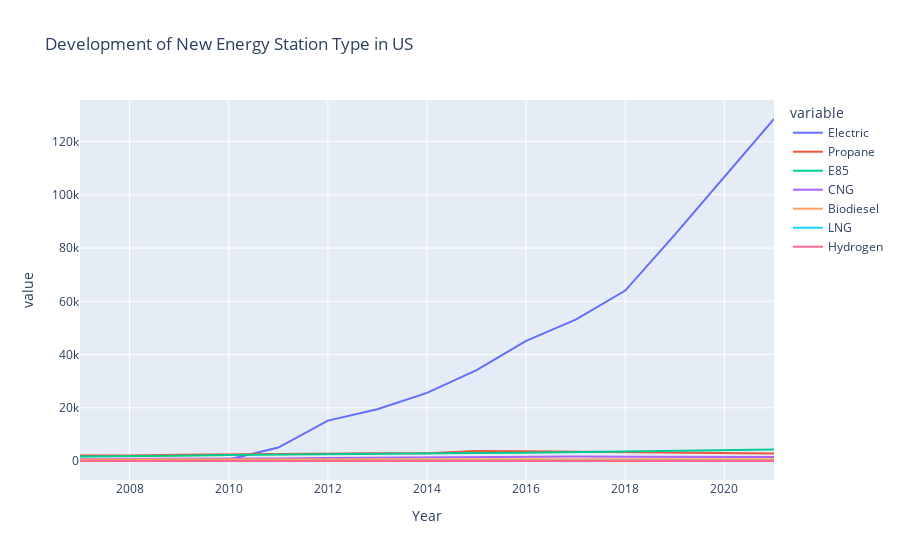

The notebook cell this image was saved under:
### Code cell
fig = px.line(df_NEV_annual, x=df_NEV_annual.index, y=['Electric','Propane','E85','CNG','Biodiesel','LNG','Hydrogen'], 
             title="Development of New Energy Station Type in US",
             height=600)
fig.show()

### Figure 1 — Plotly figure (JSON) as saved in the notebook; plotly's stock layout.template omitted (floating-point values rounded to 4 significant figures)
{"data": [{"hovertemplate": "variable=Electric<br>Year=%{x}<br>value=%{y}<extra></extra>", "legendgroup": "Electric", "line": {"color": "#636efa", "dash": "solid"}, "marker": {"symbol": "circle"}, "mode": "lines", "name": "Electric", "orientation": "v", "showlegend": true, "type": "scatter", "visible": true, "x": [2007, 2008, 2009, 2010, 2011, 2012, 2013, 2014, 2015, 2016, 2017, 2018, 2019, 2020, 2021], "xaxis": "x", "y": [440, 440, 484, 626, 5070, 15192, 19472, 25602, 34151, 45124, 53117, 64037, 85079, 106814, 128474], "yaxis": "y"}, {"hovertemplate": "variable=Propane<br>Year=%{x}<br>value=%{y}<extra></extra>", "legendgroup": "Propane", "line": {"color": "#EF553B", "dash": "solid"}, "marker": {"symbol": "circle"}, "mode": "lines", "name": "Propane", "orientation": "v", "showlegend": true, "type": "scatter", "x": [2007, 2008, 2009, 2010, 2011, 2012, 2013, 2014, 2015, 2016, 2017, 2018, 2019, 2020, 2021], "xaxis": "x", "y": [2110, 2110, 2420, 2604, 2551, 2776, 2967, 2931, 3749, 3654, 3510, 3319, 3176, 2956, 2805], "yaxis": "y"}, {"hovertemplate": "variable=E85<br>Year=%{x}<br>value=%{y}<extra></extra>", "legendgroup": "E85", "line": {"color": "#00cc96", "dash": "solid"}, "marker": {"symbol": "circle"}, "mode": "lines", "name": "E85", "orientation": "v", "showlegend": true, "type": "scatter", "x": [2007, 2008, 2009, 2010, 2011, 2012, 2013, 2014, 2015, 2016, 2017, 2018, 2019, 2020, 2021], "xaxis": "x", "y": [1699, 1699, 1982, 2296, 2494, 2583, 2616, 2840, 3012, 3095, 3379, 3627, 3786, 3946, 4331], "yaxis": "y"}, {"hovertemplate": "variable=CNG<br>Year=%{x}<br>value=%{y}<extra></extra>", "legendgroup": "CNG", "line": {"color": "#ab63fa", "dash": "solid"}, "marker": {"symbol": "circle"}, "mode": "lines", "name": "CNG", "orientation": "v", "showlegend": true, "type": "scatter", "x": [2007, 2008, 2009, 2010, 2011, 2012, 2013, 2014, 2015, 2016, 2017, 2018, 2019, 2020, 2021], "xaxis": "x", "y": [771, 771, 803, 869, 941, 1190, 1290, 1495, 1607, 1730, 1682, 1621, 1576, 1549, 1510], "yaxis": "y"}, {"hovertemplate": "variable=Biodiesel<br>Year=%{x}<br>value=%{y}<extra></extra>", "legendgroup": "Biodiesel", "line": {"color": "#FFA15A", "dash": "solid"}, "marker": {"symbol": "circle"}, "mode": "lines", "name": "Biodiesel", "orientation": "v", "showlegend": true, "type": "scatter", "x": [2007, 2008, 2009, 2010, 2011, 2012, 2013, 2014, 2015, 2016, 2017, 2018, 2019, 2020, 2021], "xaxis": "x", "y": [633, 633, 660, 615, 633, 696, 832, 783, 713, 716, 704, 680, 611, 712, 730], "yaxis": "y"}, {"hovertemplate": "variable=LNG<br>Year=%{x}<br>value=%{y}<extra></extra>", "legendgroup": "LNG", "line": {"color": "#19d3f3", "dash": "solid"}, "marker": {"symbol": "circle"}, "mode": "lines", "name": "LNG", "orientation": "v", "showlegend": true, "type": "scatter", "x": [2007, 2008, 2009, 2010, 2011, 2012, 2013, 2014, 2015, 2016, 2017, 2018, 2019, 2020, 2021], "xaxis": "x", "y": [38, 38, 37, 43, 43, 66, 84, 103, 117, 140, 137, 129, 118, 106, 103], "yaxis": "y"}, {"hovertemplate": "variable=Hydrogen<br>Year=%{x}<br>value=%{y}<extra></extra>", "legendgroup": "Hydrogen", "line": {"color": "#FF6692", "dash": "solid"}, "marker": {"symbol": "circle"}, "mode": "lines", "name": "Hydrogen", "orientation": "v", "showlegend": true, "type": "scatter", "x": [2007, 2008, 2009, 2010, 2011, 2012, 2013, 2014, 2015, 2016, 2017, 2018, 2019, 2020, 2021], "xaxis": "x", "y": [51, 51, 63, 58, 56, 58, 53, 51, 35, 58, 63, 62, 64, 63, 67], "yaxis": "y"}], "layout": {"autosize": true, "legend": {"title": {"text": "variable"}, "tracegroupgap": 0}, "title": {"text": "Development of New Energy Station Type in US"}, "xaxis": {"anchor": "y", "autorange": true, "domain": [0, 1], "range": [2007, 2021], "title": {"text": "Year"}, "type": "linear"}, "yaxis": {"anchor": "x", "autorange": true, "domain": [0, 1], "range": [-7100.0, 135600.0], "title": {"text": "value"}, "type": "linear"}}}
